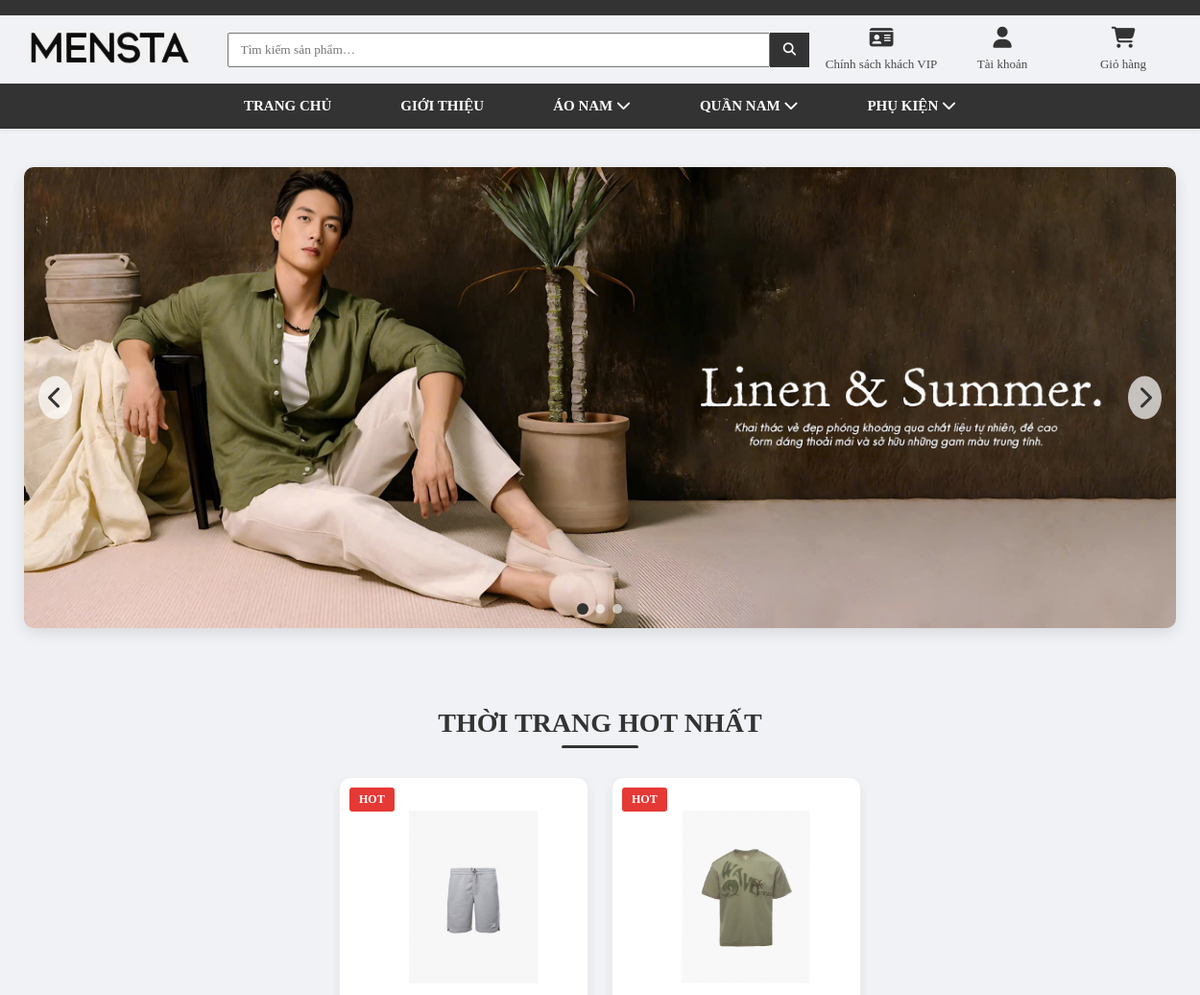
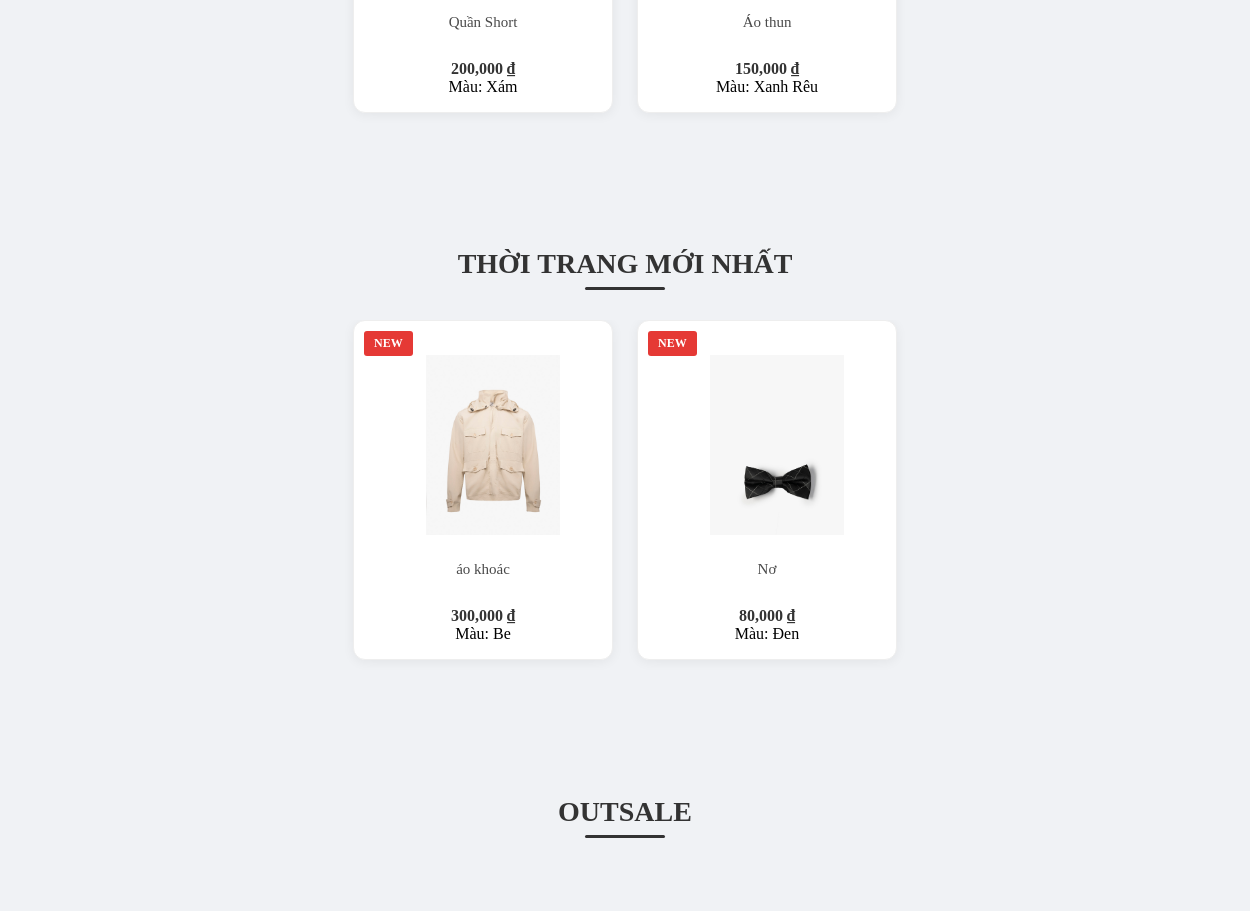
Before: / (upper part) with the older database file (2 pictures, top to bottom).
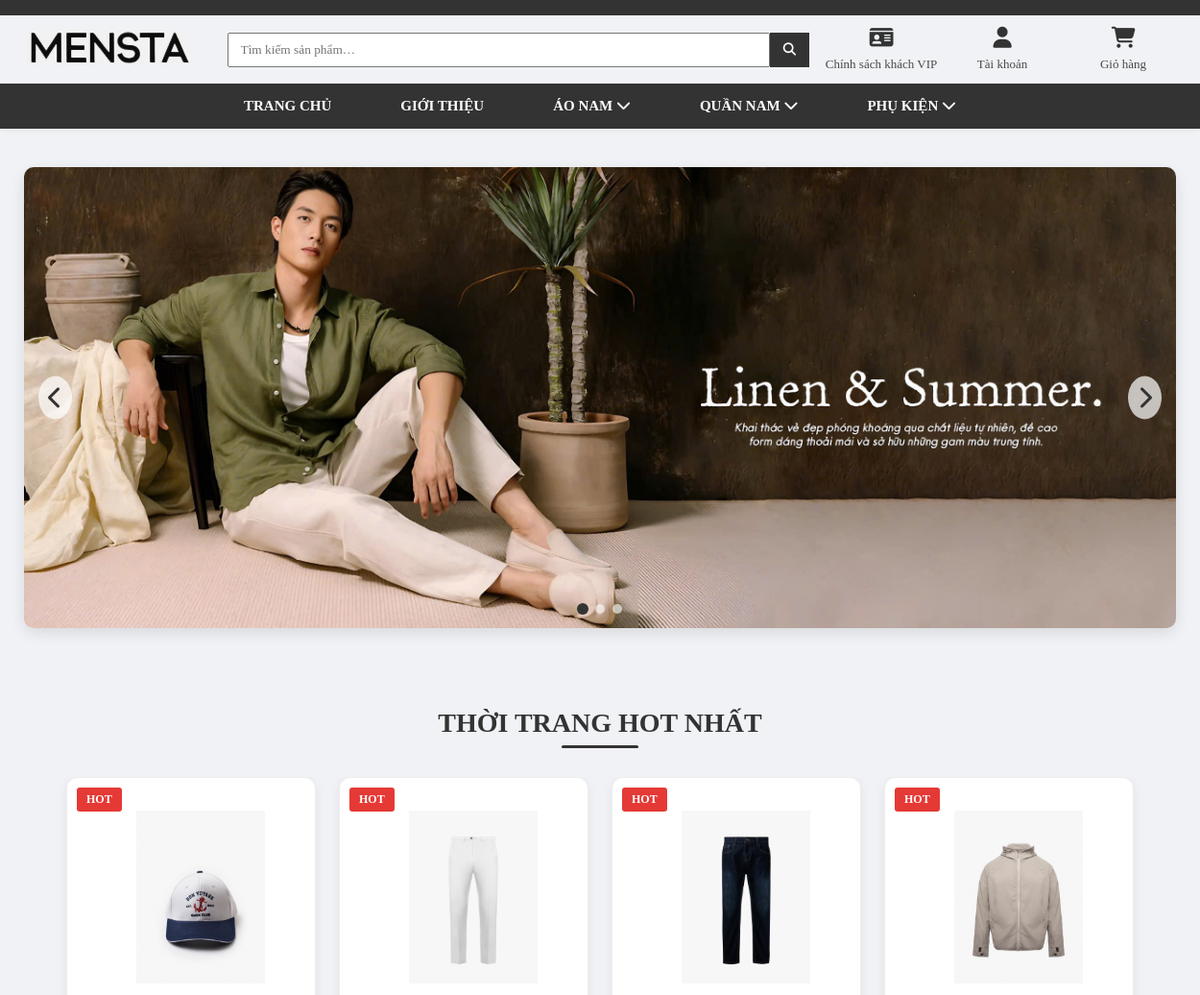
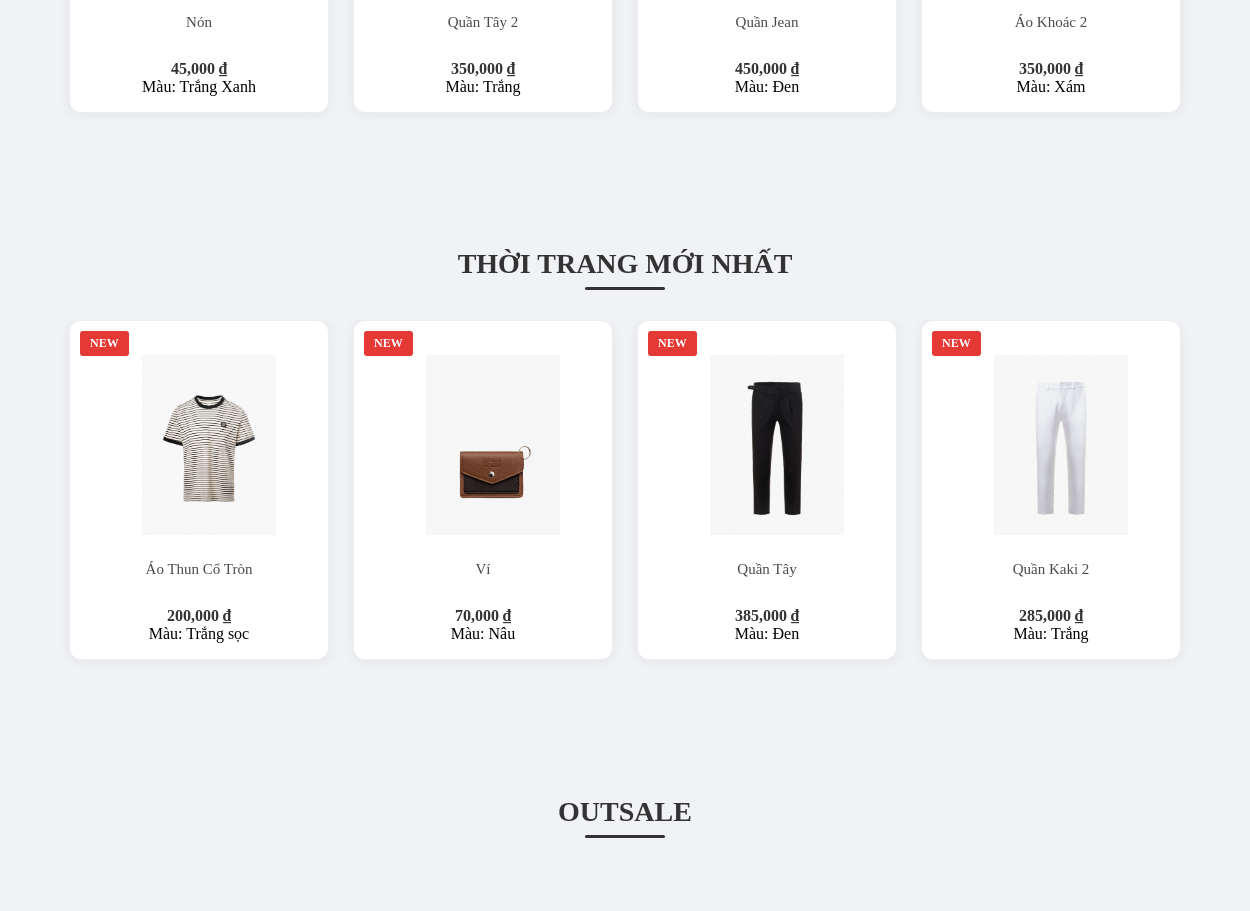
After: the same page with the newer database file (2 pictures, top to bottom).
### tables this page shows
CREATE TABLE `sanpham` (
  `ID` int(11) NOT NULL,
  `MASP` varchar(10) NOT NULL,
  `TENSP` varchar(100) DEFAULT NULL,
  `MAUSAC` varchar(20) DEFAULT NULL,
  `KICHTHUOC` varchar(50) DEFAULT NULL,
  `GIA` int(11) DEFAULT NULL,
  `MOTA` varchar(500) DEFAULT NULL,
  `HINHANH` varchar(255) DEFAULT NULL,
  `MADM` varchar(10) NOT NULL,
  `hot` tinyint(1) DEFAULT 0,
  `news` tinyint(1) DEFAULT 0,
  `outsale` tinyint(1) DEFAULT 0,
  `SOLUONG` int(11) DEFAULT 0,
  `GROUPSP` varchar(10) DEFAULT NULL,
  `is_main` tinyint(1) DEFAULT 0,
  `MALOAI` varchar(10) DEFAULT NULL,
  `IS_DELETED` tinyint(1) DEFAULT 0 COMMENT 'Trạng thái xóa mềm: 0=Hiển thị, 1=Đã ẩn'
);

### index.php (the view, shortened to what this page needs)
<?php
$db   = new database();
$conn = $db->getConnection();
function uniqueByName(array $items, string $field = 'TENSP'): array {
    $seen = [];
    $out  = [];
    foreach ($items as $it) {
        if (!isset($seen[$it[$field]])) {
            $seen[$it[$field]] = true;
            $out[] = $it;
        }
    }
    return $out;
}
$hotProducts = $conn->query("
    SELECT sp.*, ct.gia_khuyenmai, ct.giam_phantram
    FROM sanpham sp
    LEFT JOIN chitietctkm ct ON sp.MASP = ct.MASP
    LEFT JOIN chuongtrinhkhuyenmai ctkm ON ct.MACTKM = ctkm.MACTKM
        AND NOW() BETWEEN ctkm.NGAYBATDAU AND ctkm.NGAYKETTHUC
    WHERE sp.hot=1 AND sp.is_main=1 AND sp.IS_DELETED=0
    ORDER BY sp.ID DESC LIMIT 16
")->fetchAll(PDO::FETCH_ASSOC);
$hotProducts = uniqueByName($hotProducts);
$newProducts = $conn->query("
    SELECT sp.*, ct.gia_khuyenmai, ct.giam_phantram
    FROM sanpham sp
    LEFT JOIN chitietctkm ct ON sp.MASP = ct.MASP
    LEFT JOIN chuongtrinhkhuyenmai ctkm ON ct.MACTKM = ctkm.MACTKM
        AND NOW() BETWEEN ctkm.NGAYBATDAU AND ctkm.NGAYKETTHUC
    WHERE sp.news=1 AND sp.is_main=1 AND sp.IS_DELETED=0
    ORDER BY sp.ID DESC LIMIT 16
")->fetchAll(PDO::FETCH_ASSOC);
$newProducts = uniqueByName($newProducts);
?>
<!DOCTYPE html>
<html lang="vi">
<head>
  <link rel="stylesheet" href="/web_3/view/css/style.css" />
  <link rel="stylesheet" href="/web_3/view/css/product.css" />
  <link rel="stylesheet" href="/web_3/view/css/footer.css" />
  <link rel="stylesheet"
        href="https://cdnjs.cloudflare.com/ajax/libs/font-awesome/6.5.0/css/all.min.css"
 />
</head>
<body>
  <?php include 'view/upload/header.php'; ?>
  <?php include 'view/upload/carousel.php'; ?>
  <section class="products-section">
    <h2 class="section-title">THỜI TRANG HOT NHẤT</h2>
    <div class="product-grid">
      <?php foreach ($hotProducts as $sp): ?><div class="product-card" onclick="location.href='/web_3/view/product_detail.php?masp=<?= urlencode($sp['MASP']) ?>'">
          <span class="badge hot">HOT</span>
          <img src="/web_3/view/uploads/<?= htmlspecialchars($sp['HINHANH']) ?>" alt="<?= htmlspecialchars($sp['TENSP']) ?>" />
          <div class="product-title"><?= htmlspecialchars($sp['TENSP']) ?></div>
          <div class="price">
            <?php if ($sp['gia_khuyenmai'] || $sp['giam_phantram']): ?>
              <span class="old-price"><?= number_format($sp['GIA']) ?> ₫</span>
              <span class="sale-price">
                <?php
                  if ($sp['gia_khuyenmai']) {
                    echo number_format($sp['gia_khuyenmai']) . " ₫";
                  } else {
                    echo number_format($sp['GIA'] * (1 - $sp['giam_phantram']/100)) . " ₫";
                  }
                ?>
              </span>
            <?php else: ?>
              <?= number_format($sp['GIA']) ?> ₫
            <?php endif; ?>
          </div>
          <div class="product-meta">Màu: <?= htmlspecialchars($sp['MAUSAC']) ?></div>
        </div>
      <?php endforeach; ?>
    </div>
  </section>
  <section class="products-section">
    <h2 class="section-title">THỜI TRANG MỚI NHẤT</h2>
    <div class="product-grid">
      <?php foreach ($newProducts as $sp): ?>
        <div class="product-card" onclick="location.href='/web_3/view/product_detail.php?masp=<?= urlencode($sp['MASP']) ?>'">
          <span class="badge new">NEW</span>
          <img src="/web_3/view/uploads/<?= htmlspecialchars($sp['HINHANH']) ?>" alt="<?= htmlspecialchars($sp['TENSP']) ?>" />
          <div class="product-title"><?= htmlspecialchars($sp['TENSP']) ?></div>
          <div class="price">
            <?php if ($sp['gia_khuyenmai'] || $sp['giam_phantram']): ?>
              <span class="old-price"><?= number_format($sp['GIA']) ?> ₫</span>
              <span class="sale-price">
                <?php
                  if ($sp['gia_khuyenmai']) {
                    echo number_format($sp['gia_khuyenmai']) . " ₫";
                  } else {
                    echo number_format($sp['GIA'] * (1 - $sp['giam_phantram']/100)) . " ₫";
                  }
                ?>
              </span>
            <?php else: ?>
              <?= number_format($sp['GIA']) ?> ₫
            <?php endif; ?>
          </div>
          <div class="product-meta">Màu: <?= htmlspecialchars($sp['MAUSAC']) ?></div>
        </div>
      <?php endforeach; ?>
    </div>
  </section>
  <section class="products-section">
    <h2 class="section-title">OUTSALE</h2>
  </section>
</body>
</html>

Changed rows visible on the page:
removed sanpham: HINHANH (picture), TENSP "Quần Short", GIA "200,000", MAUSAC "Xám", shown under "THỜI TRANG HOT NHẤT"
no longer on this page (row edited): sanpham: HINHANH (picture), TENSP "Áo thun", GIA "150,000", MAUSAC "Xanh Rêu", shown under "THỜI TRANG HOT NHẤT"
removed sanpham: HINHANH (picture), TENSP "áo khoác", GIA "300,000", MAUSAC "Be", shown under "THỜI TRANG MỚI NHẤT"
removed sanpham: HINHANH (picture), TENSP "Nơ", GIA "80,000", MAUSAC "Đen", shown under "THỜI TRANG MỚI NHẤT"
added sanpham: HINHANH (picture), TENSP "Nón", GIA "45,000", MAUSAC "Trắng Xanh", shown under "THỜI TRANG HOT NHẤT"
added sanpham: HINHANH (picture), TENSP "Quần Tây 2", GIA "350,000", MAUSAC "Trắng", shown under "THỜI TRANG HOT NHẤT"
added sanpham: HINHANH (picture), TENSP "Quần Jean", GIA "450,000", MAUSAC "Đen", shown under "THỜI TRANG HOT NHẤT"
now on this page (row edited): sanpham: HINHANH (picture), TENSP "Áo Khoác 2", GIA "350,000", MAUSAC "Xám", shown under "THỜI TRANG HOT NHẤT"
added sanpham: HINHANH (picture), TENSP "Áo Thun Cổ Tròn", GIA "200,000", MAUSAC "Trắng sọc", shown under "THỜI TRANG MỚI NHẤT"
added sanpham: HINHANH (picture), TENSP "Ví", GIA "70,000", MAUSAC "Nâu", shown under "THỜI TRANG MỚI NHẤT"
added sanpham: HINHANH (picture), TENSP "Quần Tây", GIA "385,000", MAUSAC "Đen", shown under "THỜI TRANG MỚI NHẤT"
added sanpham: HINHANH (picture), TENSP "Quần Kaki 2", GIA "285,000", MAUSAC "Trắng", shown under "THỜI TRANG MỚI NHẤT"
